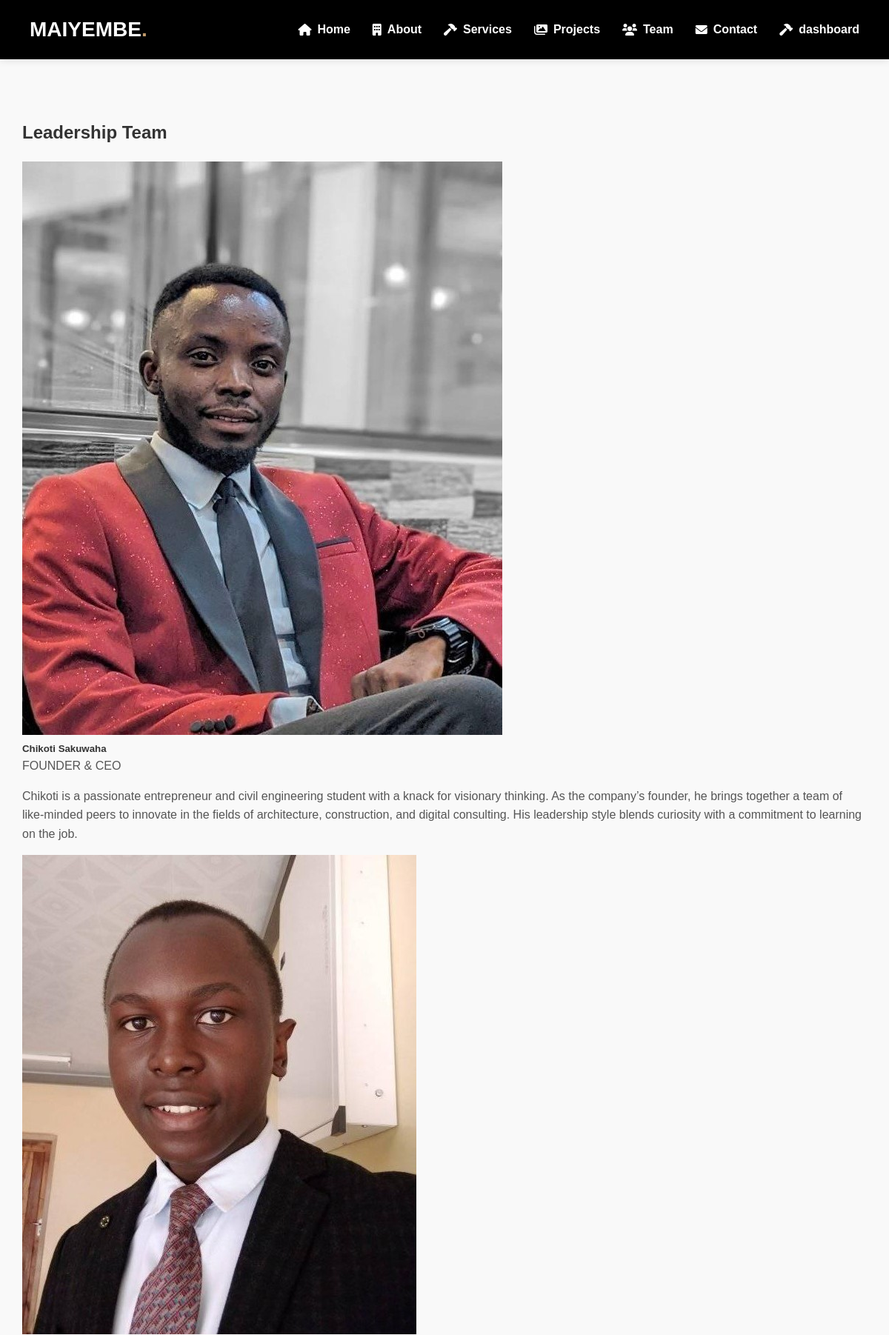
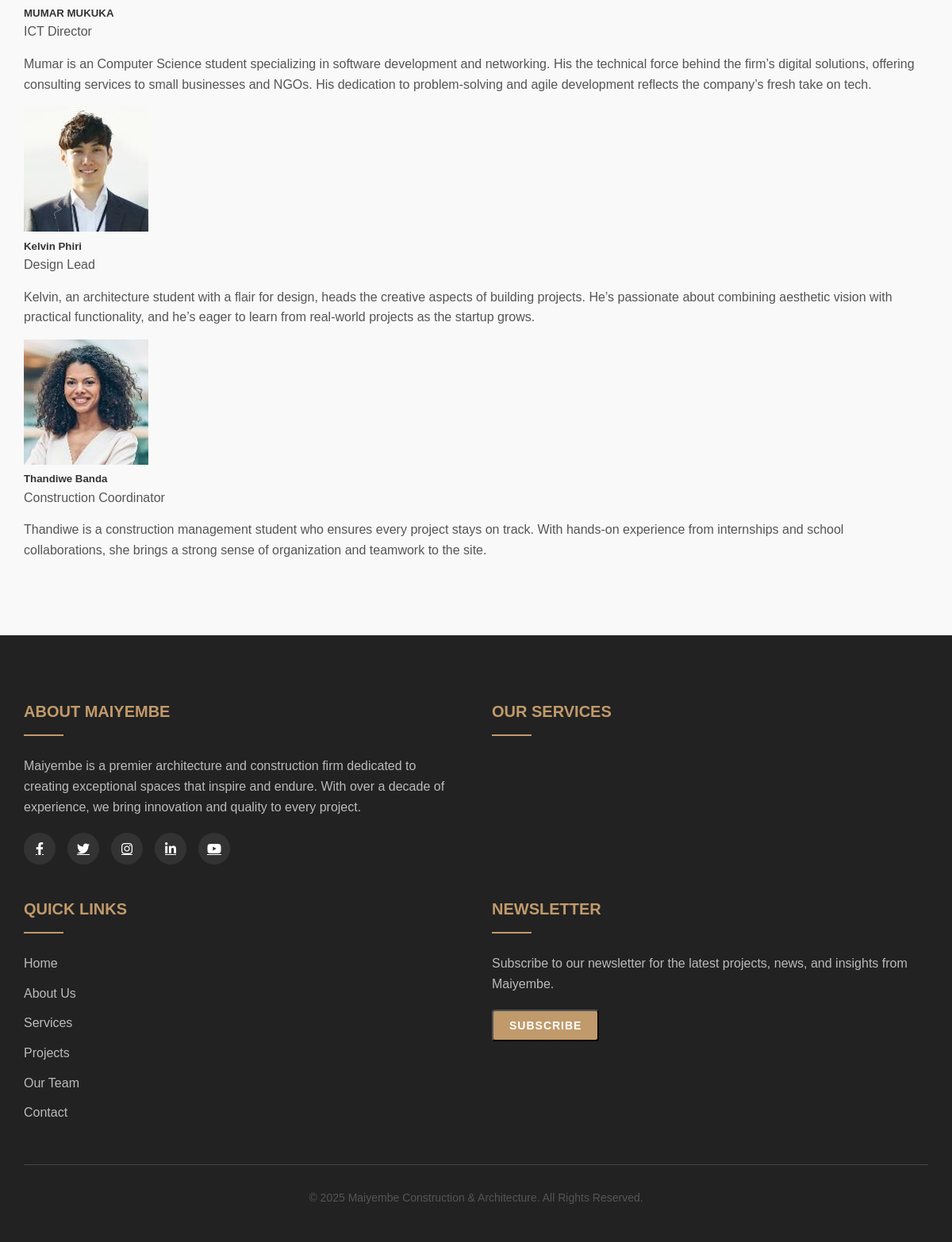
Page /team/ on the committed database (2 pictures, top to bottom).
### core/models.py (models this page shows, shortened)
class TeamMember(models.Model):
    name = models.CharField(max_length=100)
    position = models.CharField(max_length=100)
    bio = models.TextField()
    image = models.ImageField(upload_to='team/')
    is_leadership = models.BooleanField(default=False)
    order = models.IntegerField(default=0)
    class Meta:
        ordering = ['order']

### core/views.py (the view)
# urls.py: path('team/', TeamListView.as_view(), name='team'),
class TeamListView(ListView):
    model = TeamMember
    template_name = 'team.html'
    context_object_name = 'team_members'
    def get_context_data(self, **kwargs):
        context = super().get_context_data(**kwargs)
        context['leadership_team'] = TeamMember.objects.filter(is_leadership=True)
        context['regular_team'] = TeamMember.objects.filter(is_leadership=False)
        return context

### templates/team.html (shortened to what this page needs)
{% extends 'base.html' %}
{% block content %}
<div class="container py-5">
    {% if leadership_team %}
    <section class="mb-5">
        <h2 class="text-center mb-4">Leadership Team</h2>
        <div class="row">
            {% for member in leadership_team %}
            <div class="col-md-4 mb-4">
                <div class="card">
                    <img src="{{ member.image.url }}" class="card-img-top" alt="{{ member.name }}">
                    <div class="card-body">
                        <h5 class="card-title">{{ member.name }}</h5>
                        <p class="card-subtitle mb-2 text-muted">{{ member.position }}</p>
                        <p class="card-text">{{ member.bio }}</p>
                    </div>
                </div>
            </div>
            {% endfor %}
        </div>
    </section>
    {% endif %}
</div>
{% endblock %}

### rows in the picture
TeamMember: image (picture), name "Chikoti Sakuwaha", position "FOUNDER & CEO", bio "Chikoti is a passionate entrepreneur and civil engineering student with a knack for visionary thinking. As the company’s founder, he brings together a team of like-minded peers to innovate in the fields of architecture, construction, and digital consulting. His leadership style blends curiosity with a commitment to learning on the job."
TeamMember: image (picture), name "MUMAR MUKUKA", position "ICT Director", bio "Mumar is an Computer Science student specializing in software development and networking. His the technical force behind the firm’s digital solutions, offering consulting services to small businesses and NGOs. His dedication to problem-solving and agile development reflects the company’s fresh take on tech."
TeamMember: image (picture), name "Kelvin Phiri", position "Design Lead", bio "Kelvin, an architecture student with a flair for design, heads the creative aspects of building projects. He’s passionate about combining aesthetic vision with practical functionality, and he’s eager to learn from real-world projects as the startup grows."
TeamMember: image (picture), name "Thandiwe Banda", position "Construction Coordinator", bio "Thandiwe is a construction management student who ensures every project stays on track. With hands-on experience from internships and school collaborations, she brings a strong sense of organization and teamwork to the site."
